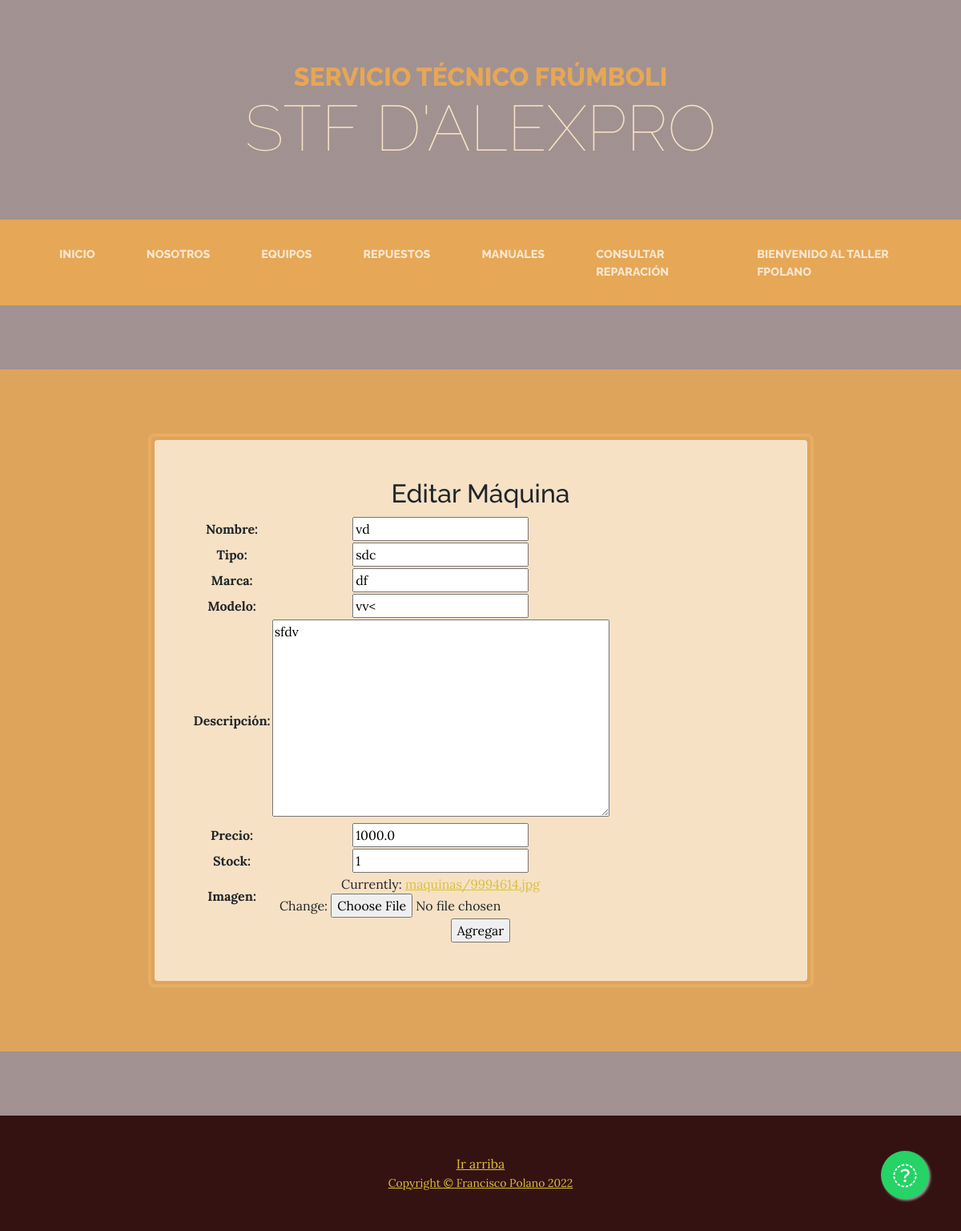
Page /AppSTF/maquinas/modificacion/8 (signed in) on the committed database.
### AppSTF/models.py (models this page shows, shortened)
class Maquinas(models.Model):
    nombre = models.CharField(max_length=60)
    tipo = models.CharField(max_length=60)
    marca = models.CharField(max_length=60)
    modelo = models.CharField(max_length=60)
    desc = models.TextField(max_length=400)
    precio = models.FloatField()
    stock = models.SmallIntegerField()
    foto = models.ImageField(upload_to='maquinas', default='settings.MEDIA_ROOT/maquinas/generic_equipo.png')

### AppSTF/views.py (the view)
# urls.py: path('maquinas/modificacion/<maquinaId>', views.maquinasModificacion, name="Maquinas modificacion"),
@login_required
def maquinasModificacion(request,maquinaId):
    maquinaEditar = Maquinas.objects.get(id=maquinaId)
    if request.method == "POST":
        miFormulario = MaquinasFormulario(request.POST, request.FILES)
        if miFormulario.is_valid():
            informacion = miFormulario.cleaned_data
            maquinaEditar.nombre = informacion["nombre"]
            maquinaEditar.tipo = informacion["tipo"]
            maquinaEditar.marca = informacion["marca"]
            maquinaEditar.modelo = informacion["modelo"]
            maquinaEditar.desc = informacion["desc"]
            maquinaEditar.precio = informacion["precio"]
            maquinaEditar.stock = informacion["stock"]
            if len(request.FILES) != 0:
                maquinaEditar.foto = informacion["foto"]
            maquinaEditar.save()
            contexto = {'datos':Maquinas.objects.all(),'titulo':"Editar Máquina"}
            return render(request, "AppSTF/Maquinas/maquinasLista.html",contexto)
    else:
        miFormulario = MaquinasFormulario(initial={"nombre":maquinaEditar.nombre,
                                                    "tipo":maquinaEditar.tipo,
                                                    "marca":maquinaEditar.marca,
                                                    "modelo":maquinaEditar.modelo,
                                                    "desc":maquinaEditar.desc,
                                                    "precio":maquinaEditar.precio,
                                                    "stock":maquinaEditar.stock,
                                                    "foto":maquinaEditar.foto,})
    return render(request, "AppSTF/cargaFormularios.html", {"miFormulario": miFormulario,'titulo':"Editar Máquina"})

### AppSTF/forms.py
class MaquinasFormulario(forms.ModelForm):
    class Meta:
        model = Maquinas
        fields = ['nombre', 'tipo', 'marca', 'modelo', 'desc', 'precio', 'stock', 'foto']
        labels = {'desc':'Descripción','foto':'Imagen'}

### AppSTF/templates/AppSTF/cargaFormularios.html (shortened to what this page needs)
{% extends 'AppSTF/padre.html' %}
{% load static %}
{% block cuerpo %}
<section class="page-section cta">
    <div class="container">
        <div class="row">
            <div class="col-xl-9 mx-auto">
                <div class="cta-inner bg-faded text-center rounded">
                    <h2> {{titulo}} </h2>
                    <form  action="" enctype="multipart/form-data" method="POST" > {% csrf_token %}
                        <table>
                            {{ miFormulario.as_table }}
                        </table>
                        <input type="submit" value="Agregar">
                    </form>
                </div>
            </div>
        </div>
    </div>
</section>
{% endblock %}

### AppSTF/templates/AppSTF/padre.html (shortened to what this page needs)
{% load static %}
<!DOCTYPE html>
<html lang="es">
    <head>
        <link href="{%static 'AppSTF/css/styles.css' %}" rel="stylesheet" />
    </head>
    <body>
        <header>
            <h1 class="site-heading text-center text-faded d-none d-lg-block">
                <span class="site-heading-upper text-primary mb-3">Servicio Técnico Frúmboli</span>
                <span class="site-heading-lower">STF D'Alexpro</span>
            </h1>
        </header>
        <nav class="navbar navbar-expand-lg navbar-dark py-lg-4" id="mainNav">
            <div class="container">
                <div class="collapse navbar-collapse" id="navbarSupportedContent">
                    <ul class="navbar-nav mx-auto">
                        <li class="nav-item px-lg-4"><a class="nav-link text-uppercase" href="{% url 'Inicio' %}">Inicio</a></li>
                        <li class="nav-item px-lg-4"><a class="nav-link text-uppercase" href="{% url 'Nosotros' %}">Nosotros</a></li>
                        <li class="nav-item px-lg-4"><a class="nav-link text-uppercase" href="{% url 'Maquinas lista' %}">Equipos</a></li>
                        <li class="nav-item px-lg-4"><a class="nav-link text-uppercase" href="{% url 'Repuestos lista' %}">Repuestos</a></li>
                        <li class="nav-item px-lg-4"><a class="nav-link text-uppercase" href="{% url 'Manuales lista' %}">Manuales</a></li>
                        <li class="nav-item px-lg-4"><a class="nav-link text-uppercase" href="{% url 'Buscar' %}">Consultar reparación</a></li>
                        {% if user.is_authenticated %}
                        <li class="nav-item px-lg-4"><a class="nav-link text-uppercase" href="{% url 'Taller' %}">Bienvenido al taller {{user.username}}</a></li>
                        {% endif %}
                    </ul>
                </div>
            </div>
        </nav>
        {% block cuerpo %}
        {% endblock %}
        <link rel="stylesheet" href="https://maxcdn.bootstrapcdn.com/font-awesome/4.5.0/css/font-awesome.min.css">
        <a href="https://api.whatsapp.com/send?phone=5491153458372&text=Hola" class="float" target="_blank">
        <i class="fa fa-whatsapp my-float"></i>
        </a>
        <footer class="footer text-faded text-center py-5">
            <a href="#barra_navegacion"> Ir arriba </a>
            <div class="container"><p class="m-0 small"><a href="{% url 'Desarrollador' %}">Copyright &copy; Francisco Polano 2022 </a></p></div>
        </footer>
    </body>
</html>

### rows in the picture
Maquinas: nombre "vd", tipo "sdc", marca "df", modelo "vv<", desc "sfdv", precio "1000.0", stock "1"

### other values in the picture
{{ user.username }} "FPOLANO"
{{ titulo }} "Editar Máquina"
